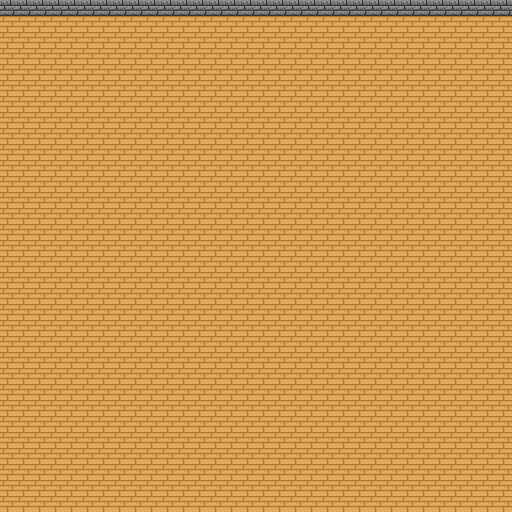

Below is a game level as drawn by its tile map, then a one-line description and the .tmx file that defines it, in full:
An orthogonal 32x32 tile map with 16x16 px tiles, 1 tile layer (Tile Layer 1).

<map version="1.10" tiledversion="1.11.2" orientation="orthogonal" renderorder="right-down" width="32" height="32" tilewidth="16" tileheight="16" infinite="0" nextlayerid="3" nextobjectid="1">
 <tileset firstgid="1" name="tileset" tilewidth="16" tileheight="16" tilecount="40" columns="8">
  <image source="../tilesets/tileset.png" width="128" height="80" />
  <tile id="0">
   <properties>
    <property name="collision" type="bool" value="false" />
   </properties>
  </tile>
  <tile id="1">
   <properties>
    <property name="collision" type="bool" value="false" />
   </properties>
  </tile>
  <tile id="2">
   <properties>
    <property name="collision" type="bool" value="false" />
   </properties>
  </tile>
  <tile id="3">
   <properties>
    <property name="collision" type="bool" value="false" />
   </properties>
  </tile>
  <tile id="4">
   <properties>
    <property name="collision" type="bool" value="true" />
   </properties>
  </tile>
  <tile id="5">
   <properties>
    <property name="collision" type="bool" value="false" />
   </properties>
  </tile>
  <tile id="6">
   <properties>
    <property name="collision" type="bool" value="false" />
   </properties>
  </tile>
  <tile id="7">
   <properties>
    <property name="collision" type="bool" value="false" />
   </properties>
  </tile>
  <tile id="8">
   <properties>
    <property name="collision" type="bool" value="false" />
   </properties>
  </tile>
  <tile id="9">
   <properties>
    <property name="collision" type="bool" value="false" />
   </properties>
  </tile>
  <tile id="10">
   <properties>
    <property name="collision" type="bool" value="false" />
   </properties>
  </tile>
  <tile id="11">
   <properties>
    <property name="collision" type="bool" value="false" />
   </properties>
  </tile>
  <tile id="12">
   <properties>
    <property name="collision" type="bool" value="false" />
   </properties>
  </tile>
  <tile id="13">
   <properties>
    <property name="collision" type="bool" value="false" />
   </properties>
  </tile>
  <tile id="14">
   <properties>
    <property name="collision" type="bool" value="false" />
   </properties>
  </tile>
  <tile id="15">
   <properties>
    <property name="collision" type="bool" value="false" />
   </properties>
  </tile>
  <tile id="16">
   <properties>
    <property name="collision" type="bool" value="false" />
   </properties>
  </tile>
  <tile id="17">
   <properties>
    <property name="collision" type="bool" value="false" />
   </properties>
  </tile>
  <tile id="18">
   <properties>
    <property name="collision" type="bool" value="true" />
   </properties>
  </tile>
  <tile id="19">
   <properties>
    <property name="collision" type="bool" value="true" />
   </properties>
  </tile>
  <tile id="20">
   <properties>
    <property name="collision" type="bool" value="true" />
   </properties>
  </tile>
  <tile id="21">
   <properties>
    <property name="collision" type="bool" value="true" />
   </properties>
  </tile>
  <tile id="22">
   <properties>
    <property name="collision" type="bool" value="true" />
   </properties>
  </tile>
  <tile id="23">
   <properties>
    <property name="collision" type="bool" value="true" />
   </properties>
  </tile>
  <tile id="24">
   <properties>
    <property name="collision" type="bool" value="true" />
   </properties>
  </tile>
  <tile id="25">
   <properties>
    <property name="collision" type="bool" value="true" />
   </properties>
  </tile>
  <tile id="26">
   <properties>
    <property name="collision" type="bool" value="true" />
   </properties>
  </tile>
  <tile id="27">
   <properties>
    <property name="collision" type="bool" value="true" />
   </properties>
  </tile>
  <tile id="28">
   <properties>
    <property name="collision" type="bool" value="true" />
   </properties>
  </tile>
  <tile id="29">
   <properties>
    <property name="collision" type="bool" value="true" />
   </properties>
  </tile>
  <tile id="30">
   <properties>
    <property name="collision" type="bool" value="true" />
   </properties>
  </tile>
  <tile id="31">
   <properties>
    <property name="collision" type="bool" value="true" />
   </properties>
  </tile>
  <tile id="32">
   <properties>
    <property name="collision" type="bool" value="false" />
   </properties>
  </tile>
  <tile id="33">
   <properties>
    <property name="collision" type="bool" value="true" />
   </properties>
  </tile>
  <tile id="34">
   <properties>
    <property name="collision" type="bool" value="true" />
   </properties>
  </tile>
  <tile id="35">
   <properties>
    <property name="collision" type="bool" value="false" />
   </properties>
  </tile>
  <tile id="36">
   <properties>
    <property name="collision" type="bool" value="false" />
   </properties>
  </tile>
  <tile id="37">
   <properties>
    <property name="collision" type="bool" value="false" />
   </properties>
  </tile>
  <tile id="38">
   <properties>
    <property name="collision" type="bool" value="false" />
   </properties>
  </tile>
  <tile id="39">
   <properties>
    <property name="collision" type="bool" value="false" />
   </properties>
  </tile>
 </tileset>
 <layer id="1" name="Tile Layer 1" width="32" height="32">
  <data encoding="csv">
21,21,21,21,21,21,21,21,21,21,21,21,21,21,21,21,21,21,21,21,21,21,21,21,21,21,21,21,21,21,21,21,
2,2,2,2,2,2,2,2,2,2,2,2,2,2,2,2,2,2,2,2,2,2,2,2,2,2,2,2,2,2,2,2,
2,2,2,2,2,2,2,2,2,2,2,2,2,2,2,2,2,2,2,2,2,2,2,2,2,2,2,2,2,2,2,2,
2,2,2,2,2,2,2,2,2,2,2,2,2,2,2,2,2,2,2,2,2,2,2,2,2,2,2,2,2,2,2,2,
2,2,2,2,2,2,2,2,2,2,2,2,2,2,2,2,2,2,2,2,2,2,2,2,2,2,2,2,2,2,2,2,
2,2,2,2,2,2,2,2,2,2,2,2,2,2,2,2,2,2,2,2,2,2,2,2,2,2,2,2,2,2,2,2,
2,2,2,2,2,2,2,2,2,2,2,2,2,2,2,2,2,2,2,2,2,2,2,2,2,2,2,2,2,2,2,2,
2,2,2,2,2,2,2,2,2,2,2,2,2,2,2,2,2,2,2,2,2,2,2,2,2,2,2,2,2,2,2,2,
2,2,2,2,2,2,2,2,2,2,2,2,2,2,2,2,2,2,2,2,2,2,2,2,2,2,2,2,2,2,2,2,
2,2,2,2,2,2,2,2,2,2,2,2,2,2,2,2,2,2,2,2,2,2,2,2,2,2,2,2,2,2,2,2,
2,2,2,2,2,2,2,2,2,2,2,2,2,2,2,2,2,2,2,2,2,2,2,2,2,2,2,2,2,2,2,2,
2,2,2,2,2,2,2,2,2,2,2,2,2,2,2,2,2,2,2,2,2,2,2,2,2,2,2,2,2,2,2,2,
2,2,2,2,2,2,2,2,2,2,2,2,2,2,2,2,2,2,2,2,2,2,2,2,2,2,2,2,2,2,2,2,
2,2,2,2,2,2,2,2,2,2,2,2,2,2,2,2,2,2,2,2,2,2,2,2,2,2,2,2,2,2,2,2,
2,2,2,2,2,2,2,2,2,2,2,2,2,2,2,2,2,2,2,2,2,2,2,2,2,2,2,2,2,2,2,2,
2,2,2,2,2,2,2,2,2,2,2,2,2,2,2,2,2,2,2,2,2,2,2,2,2,2,2,2,2,2,2,2,
2,2,2,2,2,2,2,2,2,2,2,2,2,2,2,2,2,2,2,2,2,2,2,2,2,2,2,2,2,2,2,2,
2,2,2,2,2,2,2,2,2,2,2,2,2,2,2,2,2,2,2,2,2,2,2,2,2,2,2,2,2,2,2,2,
2,2,2,2,2,2,2,2,2,2,2,2,2,2,2,2,2,2,2,2,2,2,2,2,2,2,2,2,2,2,2,2,
2,2,2,2,2,2,2,2,2,2,2,2,2,2,2,2,2,2,2,2,2,2,2,2,2,2,2,2,2,2,2,2,
2,2,2,2,2,2,2,2,2,2,2,2,2,2,2,2,2,2,2,2,2,2,2,2,2,2,2,2,2,2,2,2,
2,2,2,2,2,2,2,2,2,2,2,2,2,2,2,2,2,2,2,2,2,2,2,2,2,2,2,2,2,2,2,2,
2,2,2,2,2,2,2,2,2,2,2,2,2,2,2,2,2,2,2,2,2,2,2,2,2,2,2,2,2,2,2,2,
2,2,2,2,2,2,2,2,2,2,2,2,2,2,2,2,2,2,2,2,2,2,2,2,2,2,2,2,2,2,2,2,
2,2,2,2,2,2,2,2,2,2,2,2,2,2,2,2,2,2,2,2,2,2,2,2,2,2,2,2,2,2,2,2,
2,2,2,2,2,2,2,2,2,2,2,2,2,2,2,2,2,2,2,2,2,2,2,2,2,2,2,2,2,2,2,2,
2,2,2,2,2,2,2,2,2,2,2,2,2,2,2,2,2,2,2,2,2,2,2,2,2,2,2,2,2,2,2,2,
2,2,2,2,2,2,2,2,2,2,2,2,2,2,2,2,2,2,2,2,2,2,2,2,2,2,2,2,2,2,2,2,
2,2,2,2,2,2,2,2,2,2,2,2,2,2,2,2,2,2,2,2,2,2,2,2,2,2,2,2,2,2,2,2,
2,2,2,2,2,2,2,2,2,2,2,2,2,2,2,2,2,2,2,2,2,2,2,2,2,2,2,2,2,2,2,2,
2,2,2,2,2,2,2,2,2,2,2,2,2,2,2,2,2,2,2,2,2,2,2,2,2,2,2,2,2,2,2,2,
2,2,2,2,2,2,2,2,2,2,2,2,2,2,2,2,2,2,2,2,2,2,2,2,2,2,2,2,2,2,2,2
</data>
 </layer>
</map>
